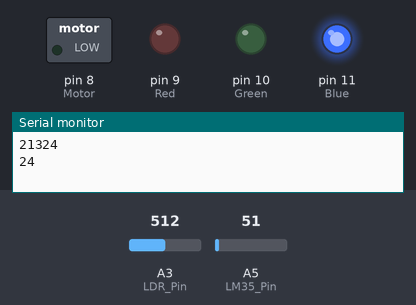
A sketch run on a simulated Arduino Uno, built with avr-gcc and run on an emulated ATmega328P. Shown: switched loads named in the sketch (green lamp = pin HIGH), output pins drawn as LEDs (lit = HIGH), the last lines printed to the serial monitor. The test bench sets the inputs (shaded band); at power-on: A5 (LM35_Pin) = 51, A3 (LDR_Pin) = 512. Pins used as bus, display or sensor lines are not drawn.

Above: at 1.7 s.
1.8 s: A5 (LM35_Pin) set to 69
At 3.6 s:
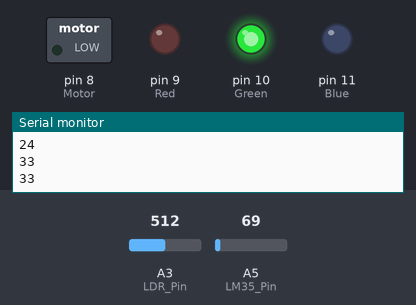
4.0 s: A5 (LM35_Pin) set to 86
At 5.1 s:
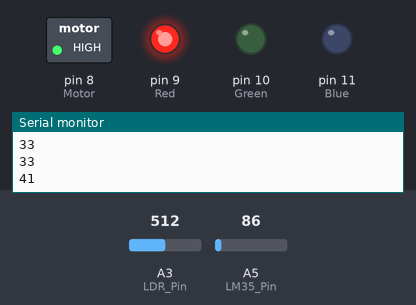
6.0 s: A5 (LM35_Pin) set to 71
At 7.7 s:
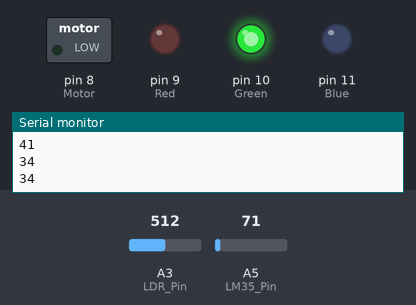
8.0 s: A5 (LM35_Pin) set to 61
At 9.4 s:
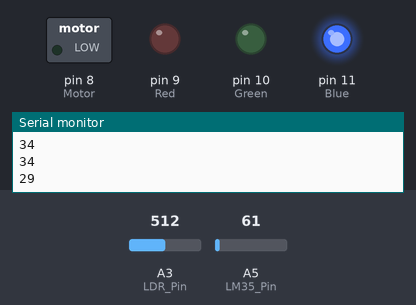
Timing chart, 0 to 11.0 s (numbered marks = the images above; inputs shaded):
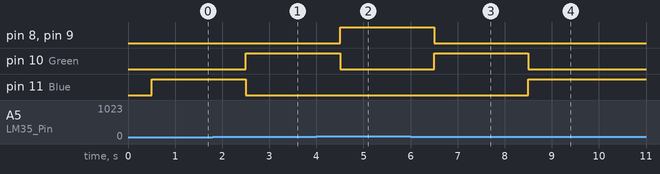

Measured:
- the behaviour switches between 63 and 64 on A5 (LM35_Pin) (found by bisection; images 0 and 1)
- after the input at 1.8 s, pin 10 (Green): LOW → HIGH after 0.70 s; pin 11 (Blue): HIGH → LOW after 0.70 s
- after the input at 4.0 s, pin 8 (Motor), pin 9 (Red): LOW → HIGH after 0.50 s; pin 10 (Green): HIGH → LOW after 0.50 s
- after the input at 6.0 s, pin 8 (Motor), pin 9 (Red): HIGH → LOW after 0.50 s; pin 10 (Green): LOW → HIGH after 0.50 s
- after the input at 8.0 s, pin 10 (Green): HIGH → LOW after 0.50 s; pin 11 (Blue): LOW → HIGH after 0.50 s

The sketch:

cc2500_RS.ino
```cpp
/*
Motor on D8
RED LED D9
GREEN LED D10
BLUE LED D10
LDR A4
LM35 A5
*/

int LDR_Pin = A3

; //analog pin 4
int LM35_Pin = A5; //analog pin 5
int Motor = 8;
int Red = 9;
int Green = 10;
int Blue = 11;
int cc_reset = 7;
char light;

void setup(){
	Serial.begin(38400);

//Setting pin modes
	pinMode(Motor,OUTPUT);
	pinMode(Red,OUTPUT);
	pinMode(Green,OUTPUT);
	pinMode(Blue,OUTPUT);
        pinMode(cc_reset,OUTPUT);
	//Pulling all output low
	digitalWrite(Motor,LOW);
	digitalWrite(Red,LOW);
	digitalWrite(Green,LOW);
	digitalWrite(Blue,LOW);

        //reset the cc2500 module so that it can send and receive the addresses
	digitalWrite(cc_reset,LOW);
        delay(250);
	digitalWrite(cc_reset,HIGH);
        delay(250);

	Serial.print("2");	//Self Address
	Serial.print("1");	//Remote Address
	Serial.print("3");	//Channel


}
void loop(){
	int LDRReading = analogRead(LDR_Pin);
	int temp = analogRead(LM35_Pin);
	temp = (5.0 * temp * 100.0)/1024.0;  //convert the analog data to temperature

	if(temp >=35){//hot
		//glow red led
		//run dc motor
		//send temp to serial
		digitalWrite(Motor,HIGH);
		digitalWrite(Red,HIGH);
		digitalWrite(Green,LOW);
		digitalWrite(Blue,LOW);
	}
	else if (temp <=30){//cold
		//glow blue led
		//send to serial

		digitalWrite(Motor,LOW);
		digitalWrite(Red,LOW);
		digitalWrite(Green,LOW);
		digitalWrite(Blue,HIGH);
	}
	else if(temp>30 && temp<35) {//medium
		//glow greeled

		digitalWrite(Motor,LOW);
		digitalWrite(Red,LOW);
		digitalWrite(Green,HIGH);
		digitalWrite(Blue,LOW);
	}

	//if else for ldr low meduin and high intensity of light
	//low <100 high>800 , meduim >100 and <800
	if (LDRReading >500){
		//write high intensity
		light='H';
	}
	else if(LDRReading<100){
		light='L';
	}
	else if (LDRReading >=100 && LDRReading <=500){
		light='M';
	}
        Serial.println(temp);

	delay(1000); //just here to slow down the output for easier reading
}
```
